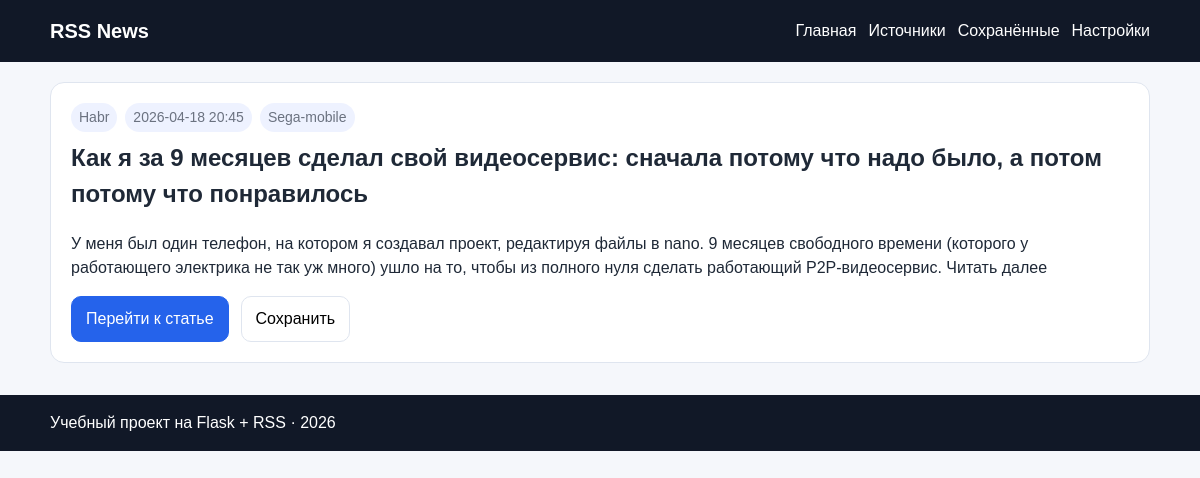
/article/a4517906b5f66294b06556a56028395a991088bc5a8e71a3f23aeca83d33813b, run on the app's committed database.
### tables this page shows
CREATE TABLE sources (
                id INTEGER PRIMARY KEY AUTOINCREMENT,
                name TEXT NOT NULL,
                rss_url TEXT NOT NULL UNIQUE,
                category TEXT DEFAULT 'Общее',
                is_active INTEGER NOT NULL DEFAULT 1,
                created_at TEXT NOT NULL DEFAULT CURRENT_TIMESTAMP
            );

CREATE TABLE news_items (
                id TEXT PRIMARY KEY,
                source_id INTEGER NOT NULL,
                title TEXT NOT NULL,
                summary TEXT,
                link TEXT NOT NULL UNIQUE,
                published_at TEXT,
                author TEXT,
                category TEXT,
                fetched_at TEXT NOT NULL DEFAULT CURRENT_TIMESTAMP,
                saved INTEGER NOT NULL DEFAULT 0,
                FOREIGN KEY(source_id) REFERENCES sources(id)
            );

### news_app/web.py (the view)
    @app.route("/article/<item_id>")
    def article_detail(item_id: str):
        with get_connection() as conn:
            item = conn.execute(
                """
                SELECT news_items.*, sources.name AS source_name
                FROM news_items
                JOIN sources ON sources.id = news_items.source_id
                WHERE news_items.id = ?
                """,
                (item_id,),
            ).fetchone()
        if not item:
            abort(404)
        return render_template("article.html", item=item)

### news_app/db.py (called while the page is built)
def get_connection() -> sqlite3.Connection:
    conn = sqlite3.connect(DATABASE_PATH)
    conn.row_factory = sqlite3.Row
    return conn

### news_app/templates/article.html (shortened to what this page needs)
{% extends 'base.html' %}
{% block content %}
<article class="article-detail panel">
  <div class="card-meta">
    <span>{{ item.source_name }}</span>
    {% if item.published_at %}<span>{{ item.published_at[:16].replace('T', ' ') }}</span>{% endif %}
    {% if item.author %}<span>{{ item.author }}</span>{% endif %}
  </div>
  <h1>{{ item.title }}</h1>
  <p>{{ item.summary or 'Краткое описание отсутствует.' }}</p>
  <div class="card-actions">
    <a class="btn btn-primary" href="{{ item.link }}" target="_blank" rel="noopener">Перейти к статье</a>
    <form method="post" action="{{ url_for('saved_toggle', item_id=item.id) }}">
      <button class="btn" type="submit">{% if item.saved %}Убрать из сохранённых{% else %}Сохранить{% endif %}</button>
    </form>
  </div>
</article>
{% endblock %}

### news_app/static/style.css (style rules this page uses)
:root { --bg: #f5f7fb; --panel: #ffffff; --border: #dfe5ef; --text: #1f2937; --muted: #6b7280; --primary: #2563eb; --primary-dark: #1e40af; --success: #166534; --error: #991b1b; }
* { box-sizing: border-box; }
body { margin: 0; font-family: Arial, sans-serif; background: var(--bg); color: var(--text); line-height: 1.5; }
a { color: var(--primary); text-decoration: none; }
.hero, .panel { background: var(--panel); border: 1px solid var(--border); border-radius: 14px; padding: 20px; margin-top: 20px; }
.filters, .card-actions, .source-item, .grid-two { display: flex; gap: 12px; }
input, select, button { font: inherit; }
.btn { display: inline-block; padding: 10px 14px; border-radius: 10px; border: 1px solid var(--border); background: #fff; cursor: pointer; }
.btn-primary { background: var(--primary); border-color: var(--primary); color: white; }
.card h2, .article-detail h1 { margin-top: 8px; }
.card-meta { display: flex; flex-wrap: wrap; gap: 8px; color: var(--muted); font-size: 14px; }
.card-meta span { background: #eef2ff; padding: 4px 8px; border-radius: 999px; }

### data on the page
sources: source_name "Habr"
news_items: published_at "2026-04-18 20:45", author "Sega-mobile", title "Как я за 9 месяцев сделал свой видеосервис: сначала потому что надо было, а потом потому что понравилось", summary "У меня был один телефон, на котором я создавал проект, редактируя файлы в nano. 9 месяцев свободного времени (которого у работающего электрика не так уж много) ушло на то, чтобы из полного нуля сделать работающий P2P-видеосервис. Читать далее"
